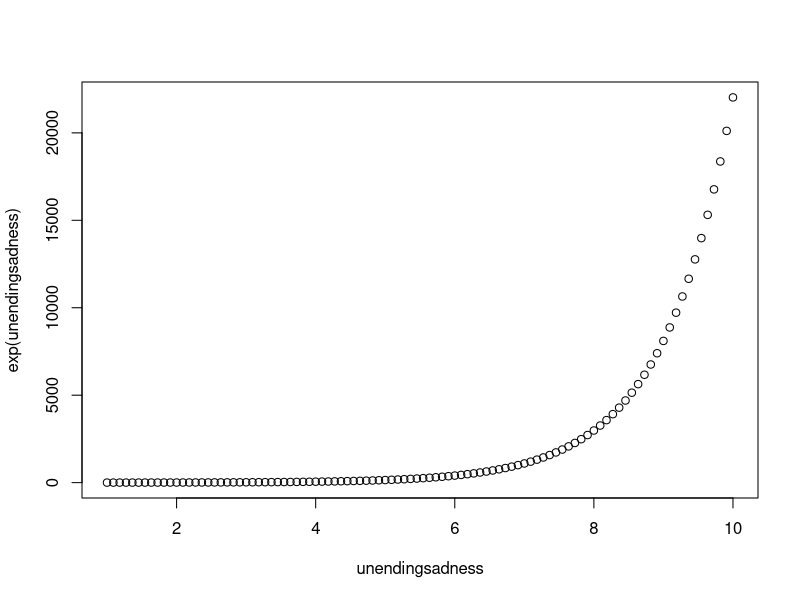

Recreate this plot in R.
library(ggplot2)

print(23700187493*524932019740973)
print(34875293475874/294785847)

#*Oh, I just found out adding a * after a # lets you press enter and it carries it to the next line so you can type
#*with fewer interruptions
#*ooh
#*
#*This is much easier
#*
#*
#*Then you just delete it when you need to go back to usual coding
#*
#*
#*
#*
#*

unendingsadness<-seq(from=10, to=1, length=100)
plot(unendingsadness, exp(unendingsadness))
